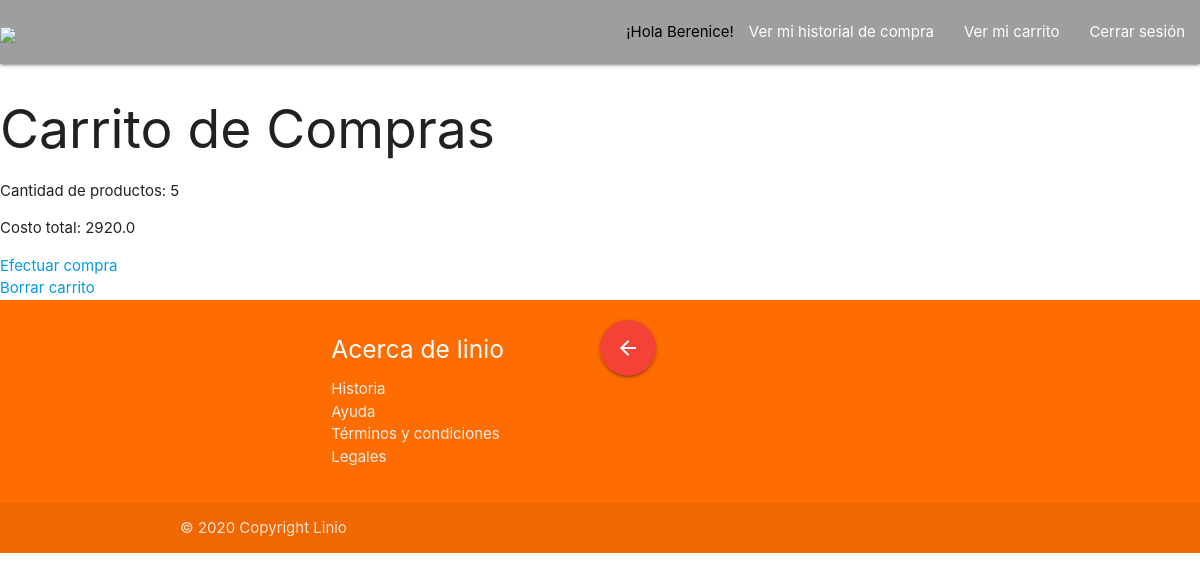
Before: /carrito (signed in) with the older database file.
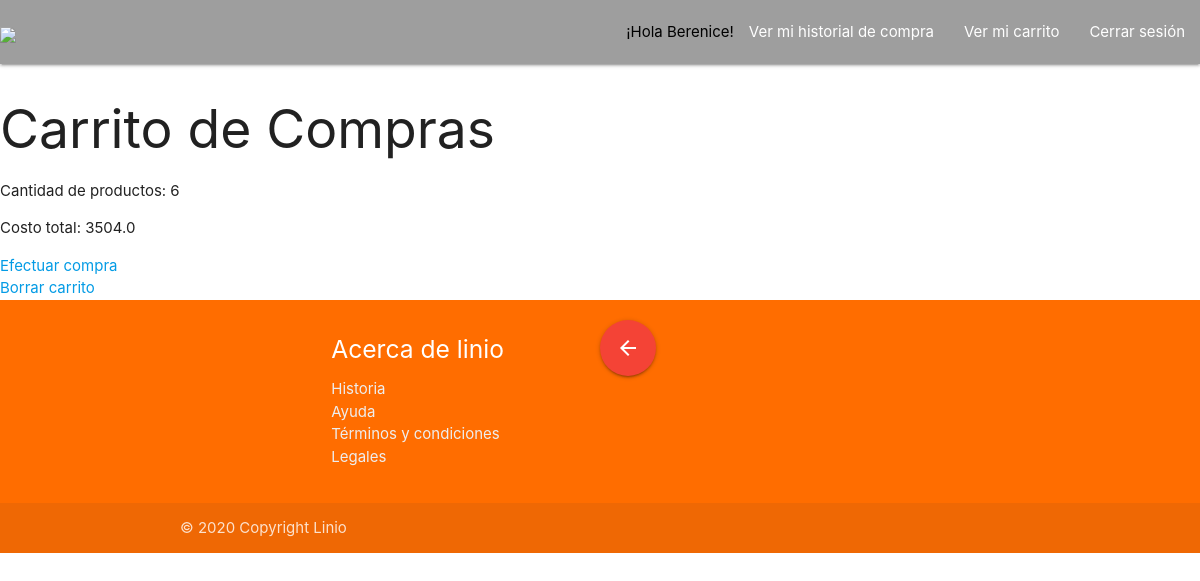
After: the same page with the newer database file.
### tables this page shows
CREATE TABLE carrito (
    codigo_carrito INTEGER PRIMARY KEY AUTOINCREMENT,
    codigo_usuario INTEGER,
    precio_total DOUBLE,
    cantidad_producto INTEGER,
    status INTEGER);

### app.py (the view)
@app.route('/carrito')
@login_required
def view_cart():
    idUser = session["user_id"]
    carrito = Ccarrito.listar_carrito(id_user=idUser)
    return render_template("users/carrito_detail.html", product=carrito)

### app.py (called while the page is built)
def login_required(f):
    @wraps(f)
    def decorated_function(*args, **kwargs):
        dat = None
        if 'user_name' in session:
            dat = session['user_name']
        if dat == None:
            return redirect('/inicio-sesion')
        return f(*args, **kwargs)
    return decorated_function

### models/carrito.py (called while the page is built)
    def listar_carrito(self, id_user:int):
        list = None
        id_use = int(id_user)
        database = sqlite3.connect("data/Proyecto_Linio.db")  # ABRIR CONEXION CON BASE DE DATOS
        try:
            cursor = database.cursor()  # OBTENER OBJETO CURSOR
            query = '''
                SELECT * FROM carrito where codigo_usuario={} AND status=1 LIMIT 1'''.format(id_use)
            cursor.execute(query)
            list = cursor.fetchone()
            return list
        except Exception as e:
            database.rollback()  # RESTAURAR ANTES DE CAMBIOS POR ERROR
            print("Error: {}".format(e))
        finally:
            database.close()  # CERRAR CONEXION CON BASE DE DATOS
            return list

### templates/users/carrito_detail.html (shortened to what this page needs)
{% extends "/layouts/application.html" %}
{% block content %}
{% include '/layouts/header.html' %}
    <h2>Carrito de Compras</h2>
    {% if product %}
    <div>
        <p>Cantidad de productos: {{product[3]}} </p>
        <p>Costo total: {{product[2]}}</p>
        <a href="{{ url_for('registrarPedido') }}">Efectuar compra</a><br>
        <a href="{{ url_for('delete_cart') }}">Borrar carrito</a><br>
    </div>
    {% else %}
    <div>
        <p>Aún no tienes productos en tu carrito</p>
    </div>
    {% endif %}
{% include '/layouts/footer.html' %}
{% endblock %}

Changed rows visible on the page:
changed carrito: cantidad_producto "5" → "6"; precio_total "2920.0" → "3504.0"
